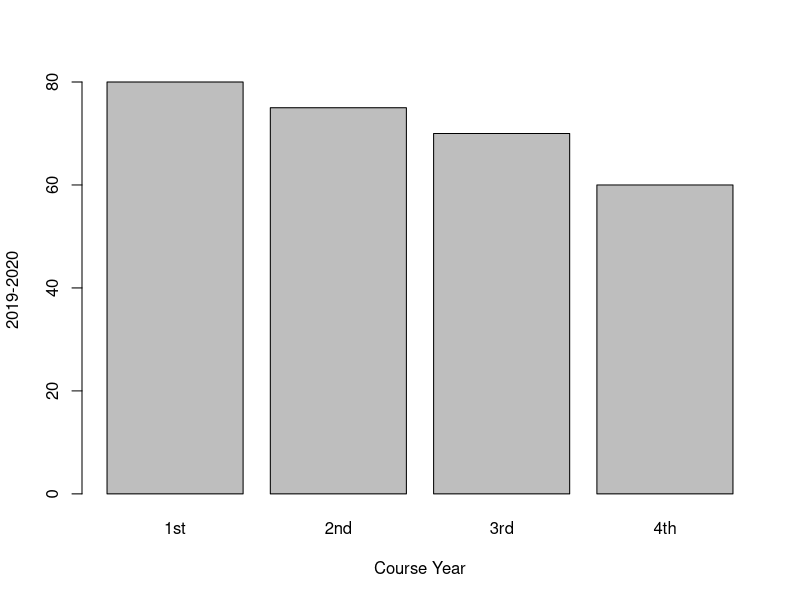
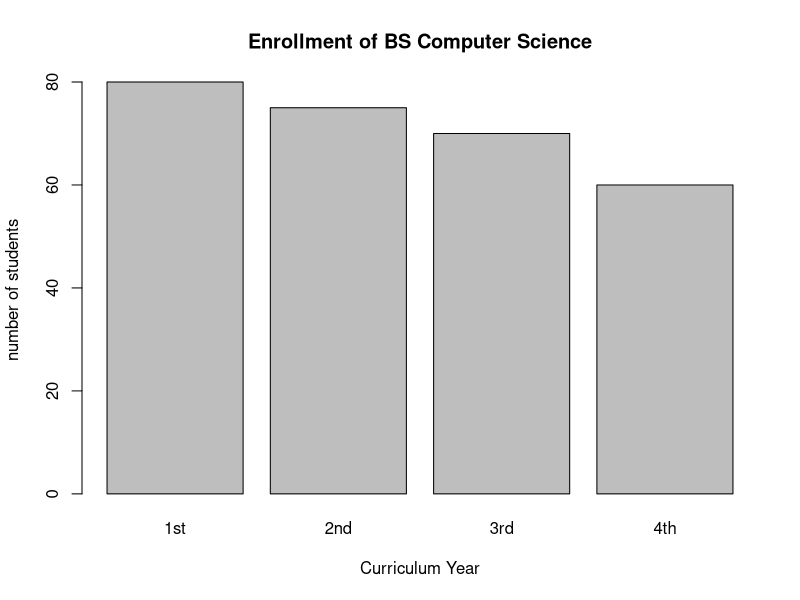
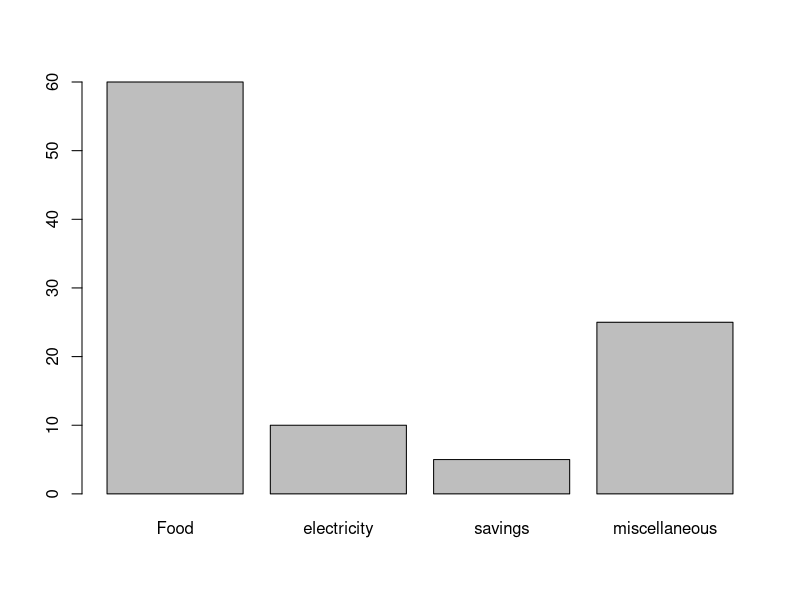
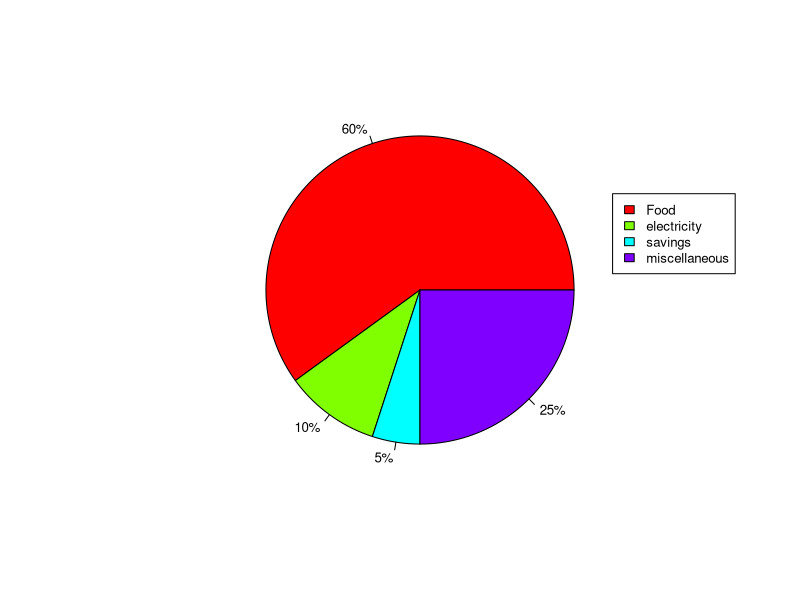
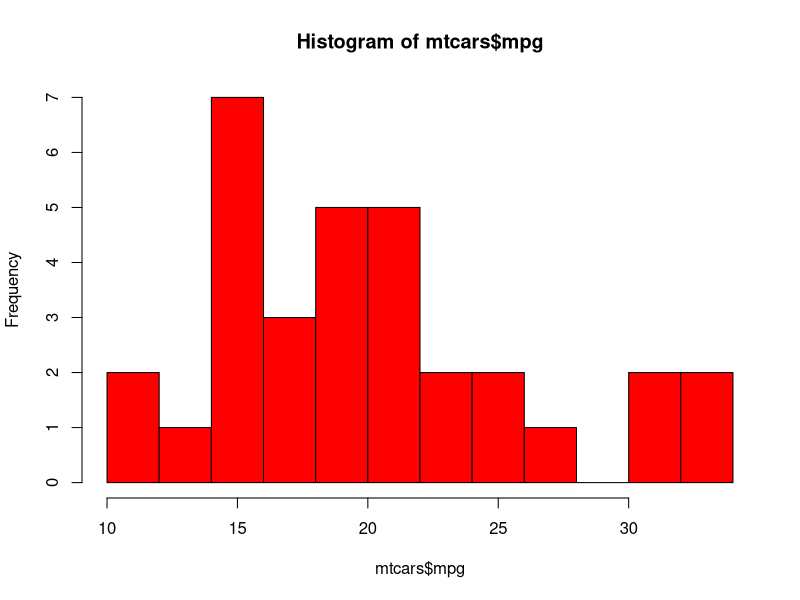
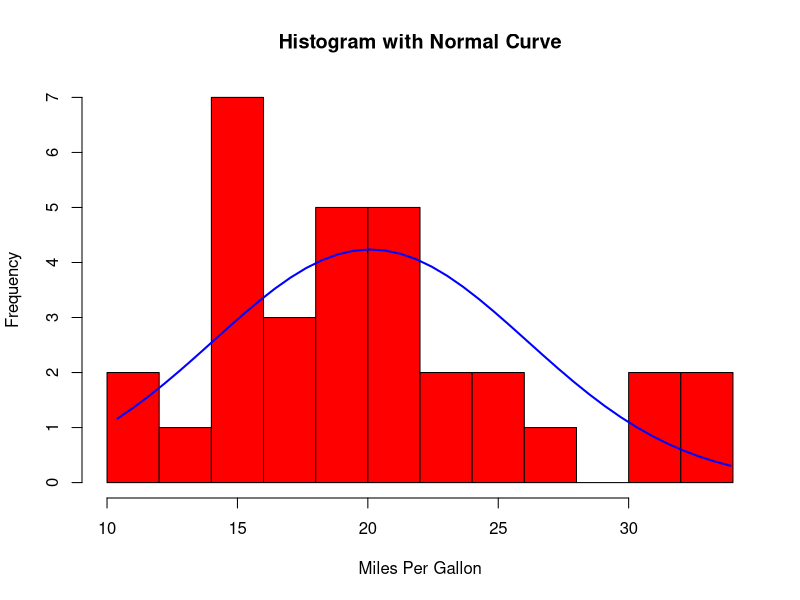
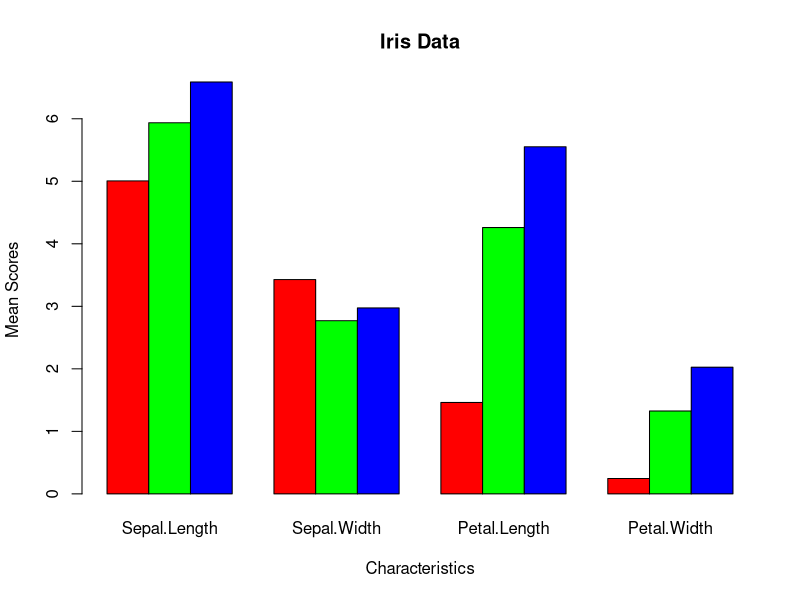

These figures' R source, in order:
## ---- chunk 1
knitr::opts_chunk$set(echo = TRUE)
## ---- chunk 2
one <- c("1st", "2nd","3rd","4th")
two <- c(80,75,70,60)
barplot((two), 
        ylab = "2019-2020",
        xlab = "Course Year",
        names.arg = c("1st", "2nd","3rd","4th"))
## ---- chunk 3
one <- c("1st", "2nd","3rd","4th")
two <- c(80,75,70,60)
barplot((two), 
         main = "Enrollment of BS Computer Science",
         ylab = "number of students",
         xlab = "Curriculum Year",
        names.arg = c("1st", "2nd","3rd","4th"))
## ---- chunk 4
de <- c(60,10,5,25)
       barplot(de,names.arg = c("Food", "electricity", "savings","miscellaneous"))
## ---- chunk 5
de <- c(60,10,5,25)
de_jesus <- round(de/sum(de) * 100, 1)
de_jesus <- paste(de_jesus, "%", sep = "")
pie(de,col = rainbow(length(de)), labels = de_jesus, cex = 0.8)

legend(1.0,0.5, c("Food", "electricity", "savings","miscellaneous"),
       cex = 0.8, fill = rainbow((length(de_jesus))))
## ---- chunk 6
cars <- data(mtcars)
cars 
## ---- chunk 7
mtcarsDF <- c(mtcars$mpg)
hist(mtcars$mpg, breaks= 12, col = "red")
## ---- chunk 8
x <- mtcars$mpg
h<-hist(x, breaks=10, col="red", xlab="Miles Per Gallon",
        main="Histogram with Normal Curve")
xfit<-seq(min(x),max(x),length=40)
yfit<-dnorm(xfit,mean=mean(x),sd=sd(x))
yfit <- yfit*diff(h$mids[1:2])*length(x)
lines(xfit, yfit, col="blue", lwd=2)
## ---- chunk 9
data("iris")

h <- subset(iris, Species == "setosa")
h

i <- subset(iris, Species == "virginica")
i

j <- subset(iris, Species == "versicolor")
j
## ---- chunk 10
setosa <- colMeans(h[sapply(iris,is.numeric)])
setosa

virginica <- colMeans(i[sapply(iris,is.numeric)])
virginica

versicolor <- colMeans(j[sapply(iris,is.numeric)])
versicolor
## ---- chunk 11
table1 <- rbind(setosa,versicolor,virginica)
table1
## ---- chunk 12

barplot(table1, beside = TRUE,
        col = c("red", "green","blue"),
        ylab = "Mean Scores",
        xlab = "Characteristics",
       main = "Iris Data")
